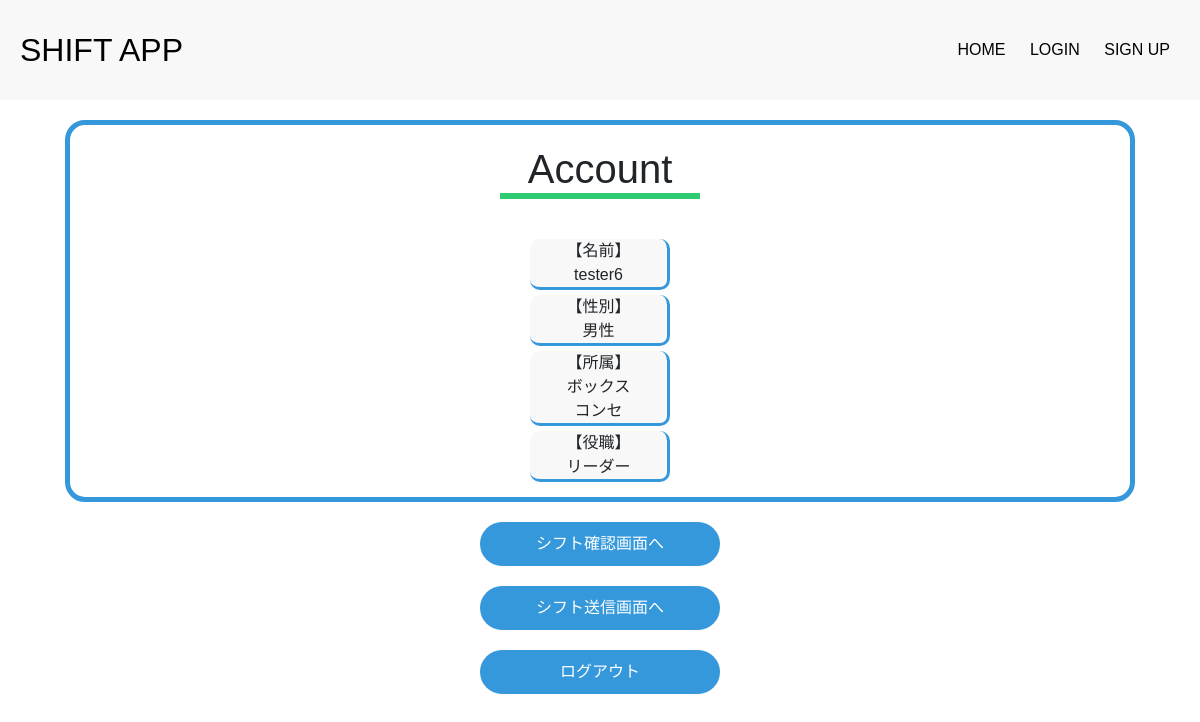
/profile/17/, run on the app's committed database.
### account/models.py (models this page shows, shortened)
class Account(models.Model):
    user = models.OneToOneField(User, on_delete=models.CASCADE, primary_key=True)
    name = models.CharField(verbose_name='名前', max_length=50)
    section = models.ManyToManyField(Section, verbose_name='セクション', blank=True)
    gender = models.CharField(verbose_name='性別', max_length=1, choices=GENDER_CHOICES, default='1')
    duties =  models.CharField(verbose_name='役職', max_length=1, choices=DUTIES_CHOICES, default='3')

class Section(models.Model):
    name = models.CharField(max_length=1, choices=SECTION_CHOICES)

### account/views.py (the view)
# urls.py: path('profile/<int:pk>/', views.detailfunc, name='account_detail'),
def detailfunc(request, pk):
    object = Account.objects.get(pk=pk)
    return render(request, 'account/account_detail.html', {'object':object})

### account/templates/account/account_detail.html (shortened to what this page needs)
{% extends 'account/base.html' %}
{% block body %}
<div class="container">
    <div class="account-box">
        <h1>Account</h1>
        <div class="account-element">
            <p>【名前】<br> {{ object.name }}</p>
        </div>
        <div class="account-element">
            <p>【性別】 <br> {{ object.get_gender_display }}</p>
        </div>
        <div class="account-element">
            <p>【所属】 <br>
                {% for item in object.section.all %}
                {{ item.get_name_display }} <br>
                {% endfor%}
            </p>
        </div>
        <div class="account-element">
            <p>【役職】 <br> {{ object.get_duties_display }}</p>
        </div>
    </div>
    <div class="url-box">
        <p><a href="{% url 'month_with_schedule' user.pk %}">シフト確認画面へ</a>
        <p><a href="{% url 'month_with_forms' user.pk %}">シフト送信画面へ</a>
        <p><a href="{% url 'logout' %}">ログアウト</a>
    </div>
</div>
{% endblock body %}

### static/css/styles.css (style rules this page uses)
body { margin: 0; padding: 0; font-family: sans-serif; }
.account-box { margin : 20px ; padding : 10px 0 ; border: 5px solid #3498db ; border-radius : 20px ; }
.account-box h1 { width: 200px ; text-align: center ; margin: 0 auto ; margin-bottom: 40px ; padding: 10px 10px 0 10px ; border-bottom: 6px solid #2ecc71 ; }
.account-element { background: #f8f8f8 ; width: 140px ; margin: 0 auto ; margin-bottom: 5px ; padding: 0 ; border-bottom: 3px solid #3498db ; border-right: 3px solid #3498db ; border-radius: 10px ; text-align: center ; vertical-align: center; }
.account-element p { margin: 0 ; }
.url-box p { margin: 0 auto ; width: 240px ; }
.url-box a { border: 0; background: #3498db; display: block; margin: 20px auto ; text-align: center; padding: 10px 40px; outline: none; color: white; border-radius: 24px ; transition: 0.25s; cursor: pointer; }

### data on the page
Account: name "tester6", gender "男性", duties "リーダー"
Section: name "ボックス"
Section: name "コンセ"
